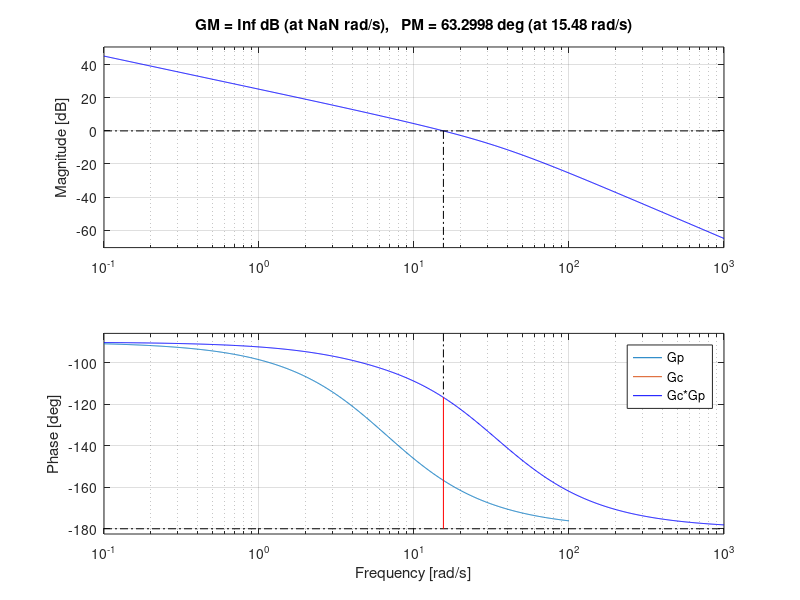

The MATLAB source for this figure: (Note: this script raises an error after producing the figure.)
% Lead controller design based on frequency response
% close all

%% Plant Model

% Update tau and Kdc values below to match your plant's values 
tau = 0.15;     % time constant
Kdc = 8.78;      % DC gain

vc2pwm = 51;
K = Kdc/vc2pwm;    % composite gain

% define Laplace transform operator
s = tf('s');

% open-loop plant TF
Gp = K/( tau * s^2 + s );   % flywheel angular position plant
set(Gp,'InputName','Input PWM')
set(Gp,'OutputName','Output Position')
disp('Plant transfer function:')
zpk(Gp)

%% Lead Controller Design
% 
% Controller: Gc = K (Td*s + 1)/(alpha*Td*s + 1)
%          K - DC Gain, Alpha- Pole/Zero Separation Ratio, Td - Time Constant
%
% Specifications: Percent overshoot <= 7%
%                 2% settling time <= 0.4 seconds

% === TO DO: Input your values for the following parameters === %
phi_m = deg2rad(40);    % compensator max phase in radians
omega_c = 15.48;           % desired crossover-frequency in rad/s

% Find compensator's pole-zero separation ratio alpha
% Max Phase phi_m = sin^-1((1-alpha)/(1+alpha))
%     - Solving for alpha we get:
% formula for alpha
alpha = (1-sin(phi_m))/(1+sin(phi_m));

% Crossover Frequency -> Controller Time Constant
% formula for Td (function of alpha and omega_c)
Td = 1/(sqrt(alpha)*omega_c);  % seconds

G = (Td*s+1)/(alpha*Td*s+1);

% we need to figure out the controller gain to get us the desired crossover 
% frequnecy with unity gain.
Kc = 1/abs(freqresp(G*Gp,omega_c)); % determine the overall gain to ensure the correct crossover point

% Final lead controller
Gc = Kc*(Td*s + 1)/(alpha*Td*s + 1);

disp('Lead controller transfer function:');
zpk(Gc)

% Verify the desired phase margin at the crossover frequency 
figure
bode(Gp)
hold
bode(Gc)
margin(Gc*Gp)
legend('Gp','Gc','Gc*Gp');

%% Verify the Lead controller with sisotool and examine various time and frequency responses

sisotool(Gp,Gc)